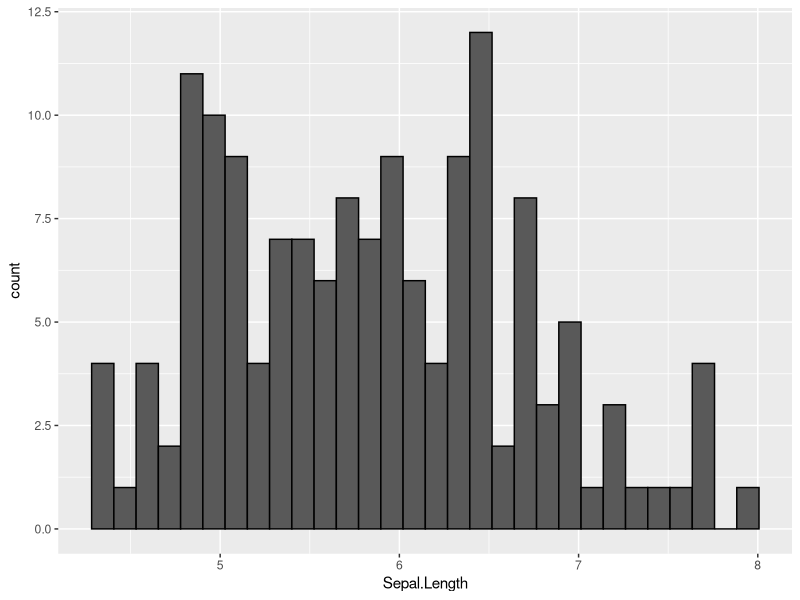

Write R code to recreate this figure.
library(tidyverse)
data("iris")
iris %>% tibble()
iris %>% 
  ggplot(aes(x = Sepal.Length)) + 
  geom_histogram(color = I("Black"))
